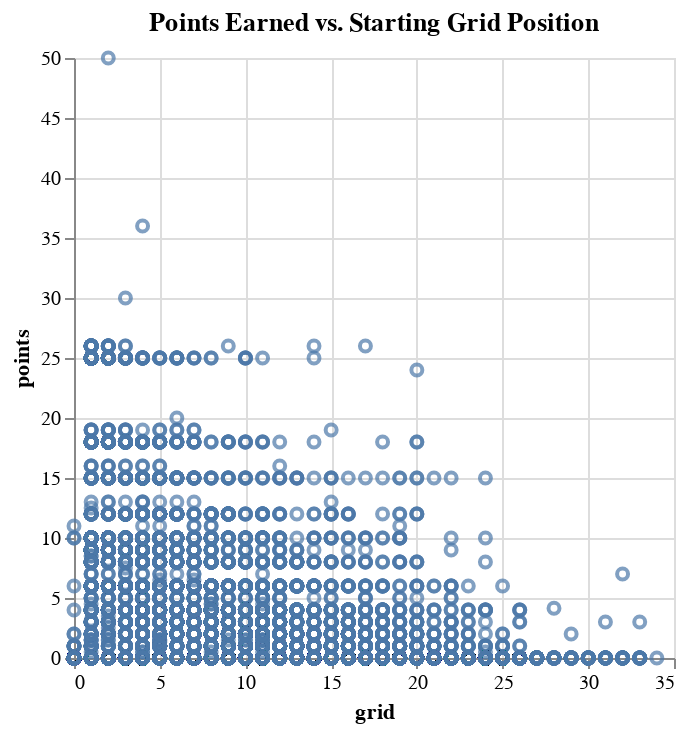

Here is the notebook cell this chart was saved with:
### Markdown cell above
In the code below, we are using vegafusion, which enables us to work with such large datasets as normal methods won't let us use so many datapoints for data visualization. Vegafusion provides the blocks on which we will build the vega altair visualizations which are optimal for data visualizations with huge datasets. We pre-installed these previously using pip (python installer package).

### Code cell
import altair as alt

# Enable the VegaFusion data transformer to handle large datasets.
alt.data_transformers.enable('vegafusion')

# Create a scatter plot of points earned vs. starting grid position
points_vs_grid = alt.Chart(results).mark_point().encode(
    x='grid',
    y='points',
    tooltip=['grid', 'points']
).properties(
    title="Points Earned vs. Starting Grid Position"
)

points_vs_grid

### Figure 1 — Vega specification as saved in the notebook (floating-point values rounded to 4 significant figures; data arrays with more than 128 entries replaced by an {"elided": "..."} marker saying what was removed)
{"$schema": "https://vega.github.io/schema/vega/v5.json", "data": [{"name": "source_0", "values": {"elided": "26759 records"}}, {"name": "source_0_x_domain_grid", "values": [{"min": 0, "max": 34}]}, {"name": "source_0_y_domain_points", "values": [{"min": 0.0, "max": 50.0}]}], "marks": [{"type": "symbol", "name": "marks", "from": {"data": "source_0"}, "encode": {"update": {"x": {"field": "grid", "scale": "x"}, "opacity": {"value": 0.7}, "stroke": {"value": "#4c78a8"}, "fill": {"value": "transparent"}, "tooltip": {"signal": "{\"grid\": format(datum[\"grid\"], \"\"), \"points\": format(datum[\"points\"], \"\")}"}, "y": {"field": "points", "scale": "y"}}}, "style": ["point"]}], "scales": [{"name": "x", "type": "linear", "domain": [{"signal": "(data(\"source_0_x_domain_grid\")[0] || {}).min"}, {"signal": "(data(\"source_0_x_domain_grid\")[0] || {}).max"}], "range": [0, {"signal": "width"}], "nice": true, "zero": true}, {"name": "y", "type": "linear", "domain": [{"signal": "(data(\"source_0_y_domain_points\")[0] || {}).min"}, {"signal": "(data(\"source_0_y_domain_points\")[0] || {}).max"}], "range": [{"signal": "height"}, 0], "zero": true, "nice": true}], "axes": [{"scale": "x", "labels": false, "aria": false, "zindex": 0, "maxExtent": 0, "tickCount": {"signal": "ceil(width/40)"}, "grid": true, "ticks": false, "domain": false, "orient": "bottom", "gridScale": "y", "minExtent": 0}, {"scale": "y", "domain": false, "zindex": 0, "orient": "left", "aria": false, "gridScale": "x", "maxExtent": 0, "tickCount": {"signal": "ceil(height/40)"}, "labels": false, "grid": true, "minExtent": 0, "ticks": false}, {"scale": "x", "title": "grid", "grid": false, "labelFlush": true, "labelOverlap": true, "tickCount": {"signal": "ceil(width/40)"}, "zindex": 0, "orient": "bottom"}, {"scale": "y", "grid": false, "orient": "left", "labelOverlap": true, "zindex": 0, "tickCount": {"signal": "ceil(height/40)"}, "title": "points"}], "title": {"text": "Points Earned vs. Starting Grid Position", "frame": "group"}, "padding": 5, "width": 300, "height": 300, "style": "cell", "background": "white"}
